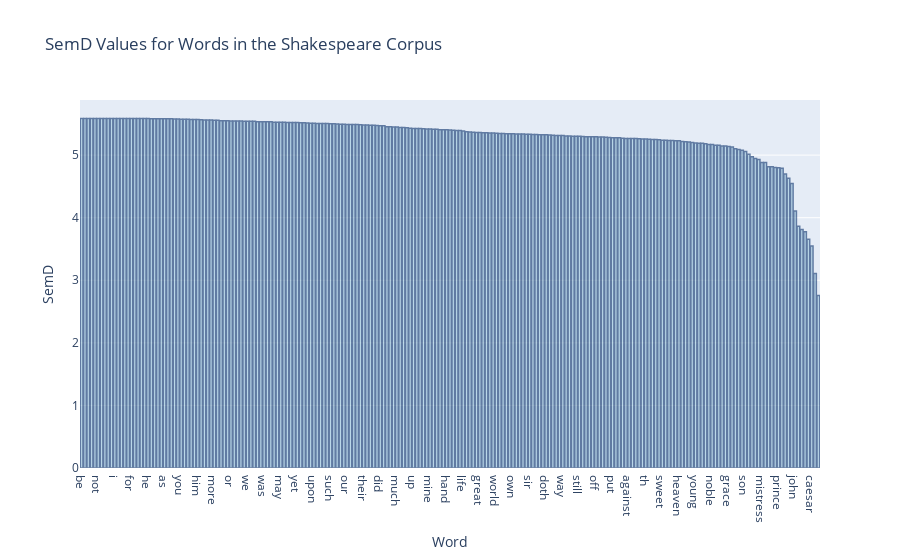

The notebook cell saved with this chart:
### Markdown cell above
Other corpora

### Code cell
context_length = 1000
min_frequency = 500
min_contexts = 5

# directory_names = ['Shakespeare', 'Oscar Wilde', 'Mark Twain', 'Rudyard Kipling', 'G K Chesterton', 'Arthur Conan Doyle', 'Charles Dickens','Tolstoy']
directory_names = ['Shakespeare']
for directory_name in directory_names:
    directory = f'../Text data/{directory_name}/'
    df = corpus_semd(directory, context_length, min_frequency, min_contexts)
    # corpus_name = directory.split('/')[-2]
    # corpus = load_corpus(directory)

    # # Performing LSA for the whole corpus
    # word_vectors, context_vectors, word_to_index, contexts = perform_lsa(corpus, context_length=context_length, min_frequency=min_frequency)
    # print(f'Context vectors shape: {context_vectors.shape}')

    # # # Calculate semD values for all words in the index using the Pool method
    # # with Pool() as p:
    # #     semD_values_list = p.map(calculate_semd_wrapper, [(word, word_vectors, context_vectors, word_to_index, min_contexts) for word in word_to_index])
    # # semD_values = dict(semD_values_list)

    # # Calculate semD values for all words in the index and plot them with the corresponding word label
    # semD_values = {word: calculate_semd(word, word_vectors, context_vectors, word_to_index,contexts, min_contexts) for word in word_to_index}  


    # # Sort semD values in descending order of their values
    # semD_values = {k: v for k, v in sorted(semD_values.items(), key=lambda item: item[1], reverse=True)}
    
    # # Create a DataFrame from the semD values
    # df = pd.DataFrame(list(semD_values.items()), columns=['Word', 'SemD'])

    # # plot_semD(df, corpus_name, context_length, min_frequency, min_contexts, save=save)
    # # # print(df)

    # # calculate the probability of the word appearing in the corpus
    # word_counts = defaultdict(int)
    # for word in corpus:
    #     word_counts[word] += 1

    # total_words = len(corpus)
    # df['Word Probability'] = df['Word'].apply(lambda x: word_counts[x]/total_words)
    # print(df.head())

### Figure 1 — Plotly figure (JSON) as saved in the notebook; plotly's stock layout.template omitted (floating-point values rounded to 4 significant figures; data arrays with more than 128 entries replaced by an {"elided": "..."} marker saying what was removed)
{"data": [{"alignmentgroup": "True", "hovertemplate": "Word=%{x}<br>SemD=%{y}<extra></extra>", "legendgroup": "", "marker": {"color": "rgb(158,202,225)", "line": {"color": "rgb(8,48,107)", "width": 1.5}, "pattern": {"shape": ""}}, "name": "", "offsetgroup": "", "opacity": 0.6, "orientation": "v", "showlegend": false, "textposition": "auto", "type": "bar", "x": {"elided": "223 str values"}, "xaxis": "x", "y": {"elided": "223 float values"}, "yaxis": "y"}], "layout": {"barmode": "relative", "legend": {"tracegroupgap": 0}, "title": {"text": "SemD Values for Words in the Shakespeare Corpus"}, "xaxis": {"anchor": "y", "domain": [0, 1], "title": {"text": "Word"}}, "yaxis": {"anchor": "x", "domain": [0, 1], "title": {"text": "SemD"}}}}
